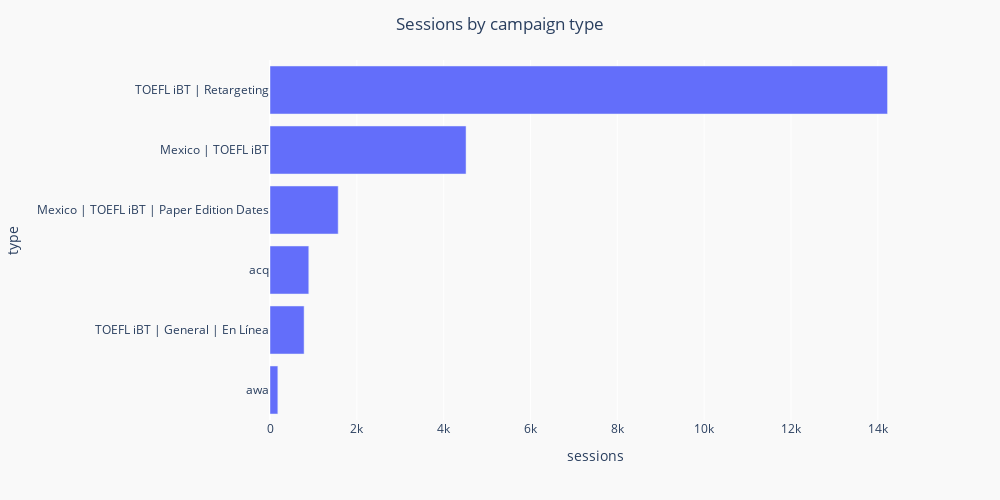

The notebook cell this image was saved under:
### Code cell
make_bars2(df)

### Figure 1 — Plotly figure (JSON) as saved in the notebook; plotly's stock layout.template omitted (floating-point values rounded to 4 significant figures)
{"data": [{"alignmentgroup": "True", "hovertemplate": "sessions=%{x}<br>type=%{y}<extra></extra>", "legendgroup": "", "marker": {"color": "#636efa", "pattern": {"shape": ""}}, "name": "", "offsetgroup": "", "orientation": "h", "showlegend": false, "textposition": "auto", "type": "bar", "x": [180, 785, 893, 1570, 4515, 14222], "xaxis": "x", "y": ["awa", "TOEFL iBT | General | En Línea", "acq", "Mexico | TOEFL iBT | Paper Edition Dates", "Mexico | TOEFL iBT", "TOEFL iBT | Retargeting"], "yaxis": "y"}], "layout": {"barmode": "group", "height": 500, "legend": {"tracegroupgap": 0}, "margin": {"t": 60}, "paper_bgcolor": "#F9F9F9", "plot_bgcolor": "#F9F9F9", "title": {"text": "Sessions by campaign type", "x": 0.5}, "width": 1000, "xaxis": {"anchor": "y", "domain": [0, 1], "title": {"text": "sessions"}}, "yaxis": {"anchor": "x", "domain": [0, 1], "title": {"text": "type"}}}}
